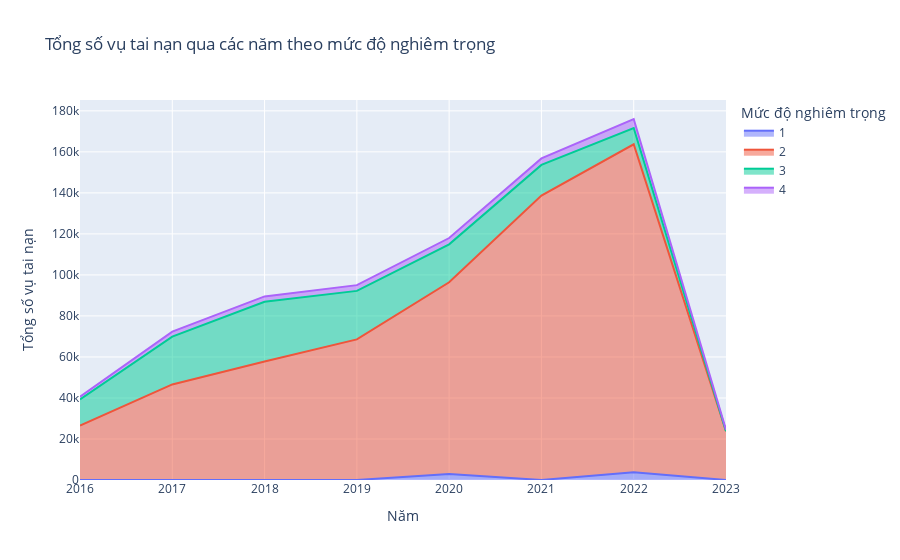

The notebook cell this image was saved under:
### Markdown cell above
### 3.2.1 Tổng quan tình hình tai nạn qua các năm
- **Lợi ích:**
    - Giúp người đọc có cái nhìn chung về tình hình tai nạn giao thông qua các năm
- **Lựa chọn biểu đồ:**
    - Do mục đích chính của phần này là để có cái nhìn chung về số ca tai nạn theo từng năm, nên ta có thể sử dụng biểu đồ đường hoặc biểu đồ miền. Bên cạnh đó, do em muốn nhìn thấy sự thay đổi của các phân loại tai nạn (theo mức độ nghiêm trọng, theo thời gian,..) nên em sẽ sử dụng biểu đồ miền

### Code cell
import plotly.express as px
import pandas as pd

# Tạo bản sao của df
df_copy = df.copy()

# Tạo cột Year từ Start_Time
df_copy['Year'] = df_copy['Start_Time'].dt.year

# Tính tổng số vụ tai nạn theo năm và mức độ nghiêm trọng
df_grouped = df_copy.groupby(['Year', 'Severity']).size().reset_index(name='Count')

# Vẽ biểu đồ miền
fig = px.area(df_grouped, x="Year", y="Count", color="Severity",
              title='Tổng số vụ tai nạn qua các năm theo mức độ nghiêm trọng',
              labels={'Count':'Tổng số vụ tai nạn', 'Year':'Năm', 'Severity':'Mức độ nghiêm trọng'})

fig.show()

### Figure 1 — Plotly figure (JSON) as saved in the notebook; plotly's stock layout.template omitted (floating-point values rounded to 4 significant figures)
{"data": [{"fillpattern": {"shape": ""}, "hovertemplate": "Mức độ nghiêm trọng=1<br>Năm=%{x}<br>Tổng số vụ tai nạn=%{y}<extra></extra>", "legendgroup": "1", "line": {"color": "#636efa"}, "marker": {"symbol": "circle"}, "mode": "lines", "name": "1", "orientation": "v", "showlegend": true, "stackgroup": "1", "type": "scatter", "x": [2016, 2017, 2018, 2019, 2020, 2021, 2022], "xaxis": "x", "y": [24, 33, 26, 15, 2886, 10, 3809], "yaxis": "y"}, {"fillpattern": {"shape": ""}, "hovertemplate": "Mức độ nghiêm trọng=2<br>Năm=%{x}<br>Tổng số vụ tai nạn=%{y}<extra></extra>", "legendgroup": "2", "line": {"color": "#EF553B"}, "marker": {"symbol": "circle"}, "mode": "lines", "name": "2", "orientation": "v", "showlegend": true, "stackgroup": "1", "type": "scatter", "x": [2016, 2017, 2018, 2019, 2020, 2021, 2022, 2023], "xaxis": "x", "y": [26546, 46551, 57719, 68528, 93513, 138694, 159890, 23809], "yaxis": "y"}, {"fillpattern": {"shape": ""}, "hovertemplate": "Mức độ nghiêm trọng=3<br>Năm=%{x}<br>Tổng số vụ tai nạn=%{y}<extra></extra>", "legendgroup": "3", "line": {"color": "#00cc96"}, "marker": {"symbol": "circle"}, "mode": "lines", "name": "3", "orientation": "v", "showlegend": true, "stackgroup": "1", "type": "scatter", "x": [2016, 2017, 2018, 2019, 2020, 2021, 2022], "xaxis": "x", "y": [12729, 23349, 29135, 23668, 18504, 14957, 7914], "yaxis": "y"}, {"fillpattern": {"shape": ""}, "hovertemplate": "Mức độ nghiêm trọng=4<br>Năm=%{x}<br>Tổng số vụ tai nạn=%{y}<extra></extra>", "legendgroup": "4", "line": {"color": "#ab63fa"}, "marker": {"symbol": "circle"}, "mode": "lines", "name": "4", "orientation": "v", "showlegend": true, "stackgroup": "1", "type": "scatter", "x": [2016, 2017, 2018, 2019, 2020, 2021, 2022, 2023], "xaxis": "x", "y": [1361, 2410, 2633, 2797, 3085, 3130, 4412, 702], "yaxis": "y"}], "layout": {"legend": {"title": {"text": "Mức độ nghiêm trọng"}, "tracegroupgap": 0}, "title": {"text": "Tổng số vụ tai nạn qua các năm theo mức độ nghiêm trọng"}, "xaxis": {"anchor": "y", "domain": [0, 1], "title": {"text": "Năm"}}, "yaxis": {"anchor": "x", "domain": [0, 1], "title": {"text": "Tổng số vụ tai nạn"}}}}
